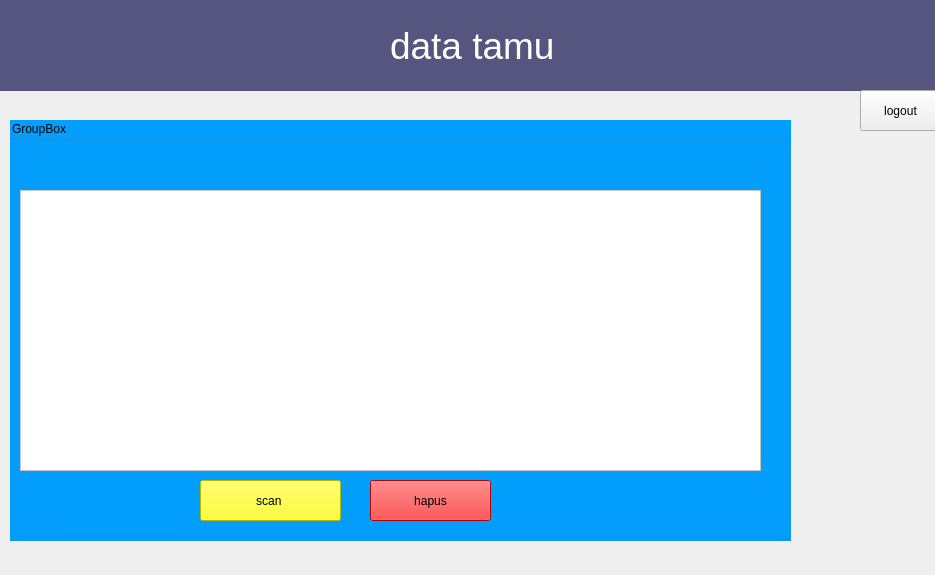
<?xml version="1.0" encoding="UTF-8"?>
<ui version="4.0">
 <class>Form</class>
 <widget class="QWidget" name="Form">
  <property name="geometry">
   <rect>
    <x>0</x>
    <y>0</y>
    <width>935</width>
    <height>575</height>
   </rect>
  </property>
  <property name="windowTitle">
   <string>Form</string>
  </property>
  <widget class="QGroupBox" name="groupBox">
   <property name="geometry">
    <rect>
     <x>10</x>
     <y>120</y>
     <width>781</width>
     <height>421</height>
    </rect>
   </property>
   <property name="styleSheet">
    <string notr="true">background-color: rgb(3, 159, 255);</string>
   </property>
   <property name="title">
    <string>GroupBox</string>
   </property>
   <widget class="QTableView" name="tableView">
    <property name="geometry">
     <rect>
      <x>10</x>
      <y>70</y>
      <width>741</width>
      <height>281</height>
     </rect>
    </property>
    <property name="styleSheet">
     <string notr="true">background-color: rgb(255, 255, 255);</string>
    </property>
   </widget>
   <widget class="QPushButton" name="scan">
    <property name="geometry">
     <rect>
      <x>190</x>
      <y>360</y>
      <width>141</width>
      <height>41</height>
     </rect>
    </property>
    <property name="styleSheet">
     <string notr="true">border-color: rgb(85, 0, 255);
background-color: rgb(255, 255, 0);</string>
    </property>
    <property name="text">
     <string>scan </string>
    </property>
   </widget>
   <widget class="QLabel" name="cek">
    <property name="geometry">
     <rect>
      <x>50</x>
      <y>370</y>
      <width>121</width>
      <height>41</height>
     </rect>
    </property>
    <property name="text">
     <string/>
    </property>
   </widget>
   <widget class="QPushButton" name="hapus">
    <property name="geometry">
     <rect>
      <x>360</x>
      <y>360</y>
      <width>121</width>
      <height>41</height>
     </rect>
    </property>
    <property name="styleSheet">
     <string notr="true">background-color: rgb(255, 0, 0);</string>
    </property>
    <property name="text">
     <string>hapus</string>
    </property>
   </widget>
  </widget>
  <widget class="QLabel" name="label">
   <property name="geometry">
    <rect>
     <x>0</x>
     <y>0</y>
     <width>1191</width>
     <height>91</height>
    </rect>
   </property>
   <property name="font">
    <font>
     <family>Arial</family>
     <pointsize>28</pointsize>
    </font>
   </property>
   <property name="styleSheet">
    <string notr="true">background-color: rgb(85, 85, 127);
color: rgb(255, 255, 255);</string>
   </property>
   <property name="text">
    <string>                                      data tamu</string>
   </property>
  </widget>
  <widget class="QPushButton" name="logout">
   <property name="geometry">
    <rect>
     <x>860</x>
     <y>90</y>
     <width>81</width>
     <height>41</height>
    </rect>
   </property>
   <property name="text">
    <string>logout</string>
   </property>
  </widget>
 </widget>
 <resources/>
 <connections/>
</ui>
